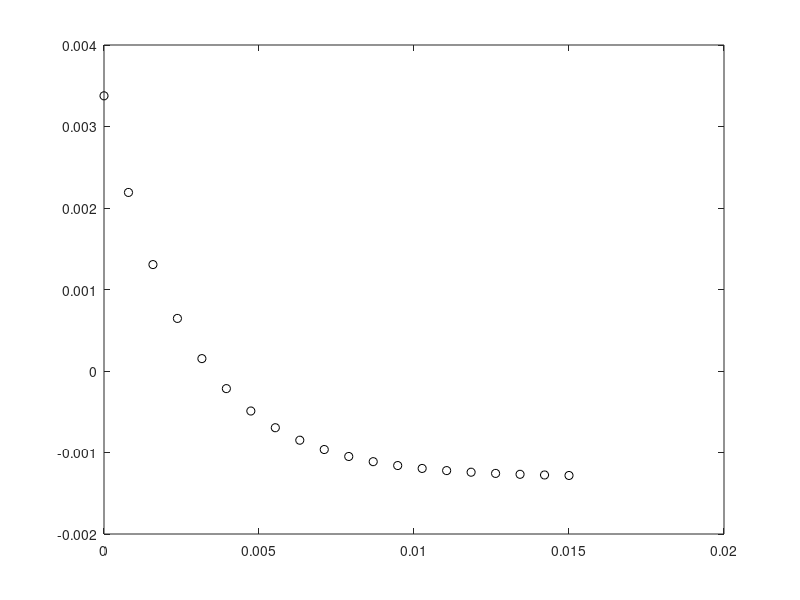

Write the MATLAB code that produced this figure. (Note: this script raises an error after producing the figure.)
clear all
clc


Domain = 0.015;
theta0 = 30*pi/180;

x = linspace(-Domain/2,Domain/2,20);
yinit = -0.0013 + 0.0027./(tan(theta0).*exp((x+ 0.0075)/0.0027));

X = linspace(0,Domain,100);
Y = -0.0013 + 0.0027./(tan(theta0).*exp(X/0.0027));

figure
plot(x+Domain/2,yinit,'ko');
hold on

A=load('interface_profile_t0.000000.dat');
%A=sort(A,1);

plot(A(:,1)+Domain/2,A(:,2),'r.');


B=load('interface_profile_t5.000000.dat');
%A=sort(A,1);

plot(B(:,1)+Domain/2,B(:,2),'b.'); 
hold off

figure(1)
hold on
plot(X,Y,'k--')
hold off

figure(1)
axis equal



figure(1)
hold on
B1 = sort(B,1,'ascend');
plot(B1(:,1)+Domain/2,B1(:,2),'k')

%% Test the fit. 
p1 = Interface_Shape_Steady.p1;
p2 = Interface_Shape_Steady.p2;
p3 = Interface_Shape_Steady.p3;
p4 = Interface_Shape_Steady.p4;
p5 = Interface_Shape_Steady.p5;
p6 = Interface_Shape_Steady.p6;
p7 = Interface_Shape_Steady.p7;
p8 = Interface_Shape_Steady.p8;
p9 = Interface_Shape_Steady.p9;

xfit = B(:,1);
yfit = p1*xfit.^8 + p2*xfit.^7 + p3*xfit.^6 + p4*xfit.^5 + p5*xfit.^4 + p6*xfit.^3 + p7*xfit.^2 + p8*xfit + p9;
figure(1)
hold on
plot(xfit+Domain/2,yfit,'k*')
hold off


